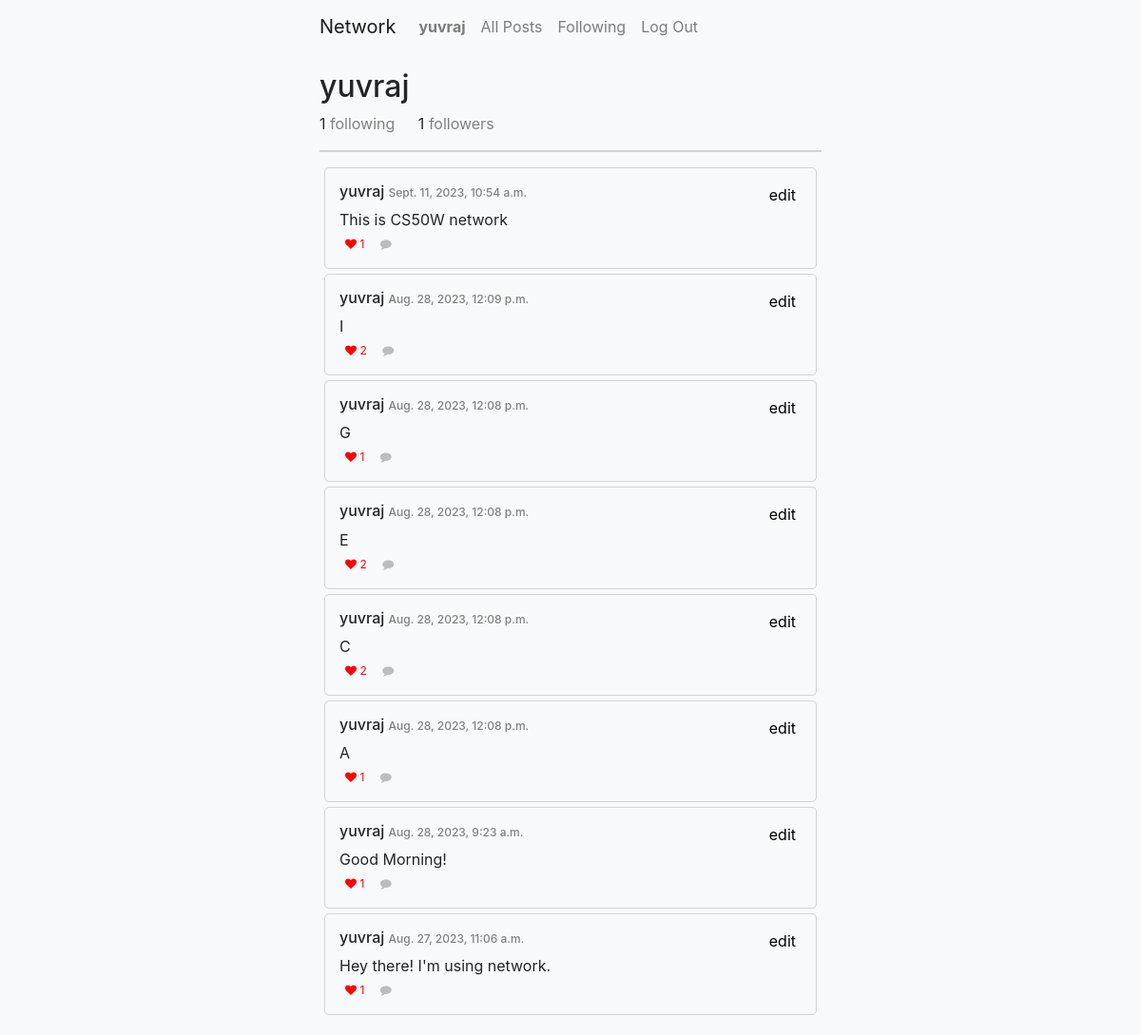
/profile/1 (signed in), run on the app's committed database.
### network/models.py (models this page shows, shortened)
class User(AbstractUser):
    pass

class Posts(models.Model):
    user = models.ForeignKey(User, on_delete=models.CASCADE, related_name="writer")
    content = models.CharField(max_length=200)
    time = models.DateTimeField(auto_now_add=True)

### network/views.py (the view, shortened to what this page needs)
# urls.py: path("profile/<int:user_id>", views.profile, name="profile"),
def profile(request, user_id):
    try:
        user = User.objects.get(pk=user_id)
    except:
        return render(request, "network/profile.html", {
            "error": "404 - user not found"
        })
    user_posts = Posts.objects.filter(user=user).order_by('-id')
    paginator = Paginator(user_posts, 10) # Show 10 posts per page
    page_number = request.GET.get('page')
    page_obj = paginator.get_page(page_number)
    following = Followers.objects.filter(follower=user)
    followers = Followers.objects.filter(user=user)
    follow_check = followers.filter(follower=User.objects.get(pk=request.user.id))
    if len(follow_check) == 0:
        isfollowing = False
    else:
        isfollowing = True
    try:
        liked = Likes.objects.filter(user=request.user)
        likedPosts = []
        for l in liked:
            likedPosts.append(l.post)
    except:
        likedPosts=[]
    posts_with_like_count = Posts.objects.annotate(like_count=Count('liked_post'))
    return render(request, "network/profile.html", {
        "posts": user_posts,
        "page_obj": page_obj,
        "username": user.username,
        "user_id": user_id,
        "following": following,
        "followers": followers,
        "isfollowing": isfollowing,
        "likedPosts": likedPosts,
        "posts_with_like_count": posts_with_like_count,
    })

### network/templates/network/profile.html (shortened to what this page needs)
{% extends "network/layout.html" %}
{% block body %}
    <div id="profile-page">
        {% if error %}
            <h3>{{ error }}</h3>
        {% else %}
            <div id="profile">
                <h2>
                    <span>{{ username }}</span>
                </h2>
                <span class="follow-count"><span>{{ following.count }}</span> <span class="follow-color">following</span></span>
                <span class="follow-count"><span>{{ followers.count }}</span> <span class="follow-color">followers</span></span>
                <hr>
            </div>
            {% for post in page_obj %}
                <div class="post">
                    {% if post.user.id == request.user.id %}
                        <button class="edit-btn" id="edit-btn{{ post.id }}" onclick="edit(`{{ post.id }}`)">edit</button>
                    {% endif %}
                    <h6>{{ post.user }} <span id="time">{{ post.time }}</span></h6>
                    <span id="content{{ post.id }}">{{ post.content }}</span><br>
                    {% if user.is_authenticated %}
                        {% if post in likedPosts %}
                            <button class="like-btn red-like-btn" id="like{{ post.id }}" onclick="like(`{{ post.id }}`)">
                                <i class="fa fa-heart"></i>
                                <span id="like-count{{ post.id }}">
                                    {% for p in posts_with_like_count %}
                                        {% if p.id == post.id %}
                                            {{ p.like_count }}
                                        {% endif %}
                                    {% endfor %}
                                </span>
                            </button>
                        {% endif %}
                        <button class="comment-btn"><i class="fa fa-comment"></i></button>
                    {% endif %}
                </div>
            {% endfor %}
        {% endif %}
    </div>
{% endblock %}

### network/templates/network/layout.html (shortened to what this page needs)
{% load static %}
<!DOCTYPE html>
<html lang="en">
    <head>
        <link rel="stylesheet" href="https://stackpath.bootstrapcdn.com/bootstrap/4.4.1/css/bootstrap.min.css">
        <link rel="stylesheet" href="https://cdnjs.cloudflare.com/ajax/libs/font-awesome/4.7.0/css/font-awesome.min.css">
        <link href="{% static 'network/styles.css' %}" rel="stylesheet">
    </head>
    <body>
        <nav class="navbar navbar-expand-lg navbar-light bg-light">
            <a class="navbar-brand" href="#">Network</a>
            <div>
              <ul class="navbar-nav mr-auto">
                {% if user.is_authenticated %}
                    <li class="nav-item">
                        <a class="nav-link" href="{% url 'profile' user_id=user.id %}"><strong>{{ user.username }}</strong></a>
                    </li>
                {% endif %}
                <li class="nav-item">
                  <a class="nav-link" href="{% url 'index' %}">All Posts</a>
                </li>
                {% if user.is_authenticated %}
                    <li class="nav-item">
                        <a class="nav-link" href="{% url 'following' %}">Following</a>
                    </li>
                    <li class="nav-item">
                        <a class="nav-link" href="{% url 'logout' %}">Log Out</a>
                    </li>
                {% endif %}
              </ul>
            </div>
          </nav>
        <div class="body">
            {% block body %}
            {% endblock %}
        </div>
    </body>
</html>

### network/static/network/styles.css (style rules this page uses)
body { margin: 0 20rem; background-color: #F8F9FA; }
.post { border: 1px solid lightgray; border-radius: 5px; padding: 15px; margin: 5px; overflow: hidden; }
#time { color: gray; font-size: 12px; }
#profile-page { margin: 1rem; }
#profile hr { border: none; background-color: lightgray; height: 1.5px; }
.follow-count { margin-right: 20px ; }
.follow-color { color: gray; }
.edit-btn { float: right; background-color: #F8F9FA; border: none; outline: none; }
.like-btn, .comment-btn { border: none; background-color: #F8F9FA; color: #bdbdbd; font-size: 12px; text-decoration: none; transition: transform 0.1s ease-in; }
.red-like-btn { color: red; }

### data on the page
User: username "yuvraj"
Posts: user "yuvraj", time "Sept. 11, 2023, 10:54 a.m.", content "This is CS50W network", like_count "1"
Posts: user "yuvraj", time "Aug. 28, 2023, 12:09 p.m.", content "I", like_count "2"
Posts: user "yuvraj", time "Aug. 28, 2023, 12:08 p.m.", content "G", like_count "1"
Posts: user "yuvraj", time "Aug. 28, 2023, 12:08 p.m.", content "E", like_count "2"
Posts: user "yuvraj", time "Aug. 28, 2023, 12:08 p.m.", content "C", like_count "2"
Posts: user "yuvraj", time "Aug. 28, 2023, 12:08 p.m.", content "A", like_count "1"
Posts: user "yuvraj", time "Aug. 28, 2023, 9:23 a.m.", content "Good Morning!", like_count "1"
Posts: user "yuvraj", time "Aug. 27, 2023, 11:06 a.m.", content "Hey there! I'm using network.", like_count "1"

### other printed values
{{ following.count }} "1"
{{ followers.count }} "1"
